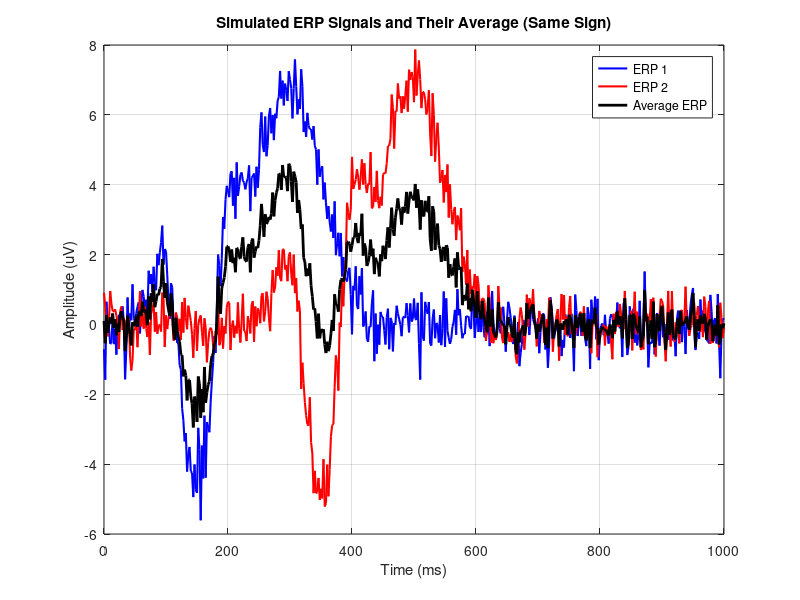

This chart was generated by the following MATLAB code:
% Sampling parameters
fs = 500; % sampling rate in Hz
t = 0:1/fs:1; % time vector from 0 to 1 second

% Define ERP components for the first signal: [latency(ms) amplitude width]
components1 = [
    100, 3, 20;   % P1 component at 100 ms
    150, -5, 30;  % N1 component at 150 ms
    200, 4, 20;   % P2 component at 200 ms
    300, 7, 50;   % P3 (P300) component at 300 ms
];

% Define ERP components for the second signal with 200 ms delay but same sign
components2 = [
    300, 3, 20;   % Same P1 component but delayed at 300 ms
    350, -5, 30;  % Same N1 component but delayed at 350 ms
    400, 4, 20;   % Same P2 component but delayed at 400 ms
    500, 7, 50;   % Same P3 component but delayed at 500 ms
];

% Initialize ERP signals
erp_signal1 = zeros(size(t));
erp_signal2 = zeros(size(t));

% Generate the first ERP signal
for i = 1:size(components1, 1)
    latency = components1(i, 1) / 1000;   % latency in seconds
    amplitude = components1(i, 2);
    width = components1(i, 3) / 1000;     % width in seconds
    
    % Generate Gaussian component and add it to the ERP signal
    component = amplitude * exp(-((t - latency).^2) / (2 * width^2));
    erp_signal1 = erp_signal1 + component;
end

% Generate the second ERP signal with the same sign as the first
for i = 1:size(components2, 1)
    latency = components2(i, 1) / 1000;   % latency in seconds
    amplitude = components2(i, 2);
    width = components2(i, 3) / 1000;     % width in seconds
    
    % Generate Gaussian component and add it to the ERP signal
    component = amplitude * exp(-((t - latency).^2) / (2 * width^2));
    erp_signal2 = erp_signal2 + component;
end

% Add random noise to simulate EEG background noise
noise_level = 0.5;
erp_signal1 = erp_signal1 + noise_level * randn(size(t));
erp_signal2 = erp_signal2 + noise_level * randn(size(t));

% Calculate the average ERP signal
erp_avg = (erp_signal1 + erp_signal2) / 2;

% Plot both ERP signals and their average
figure;
plot(t * 1000, erp_signal1, 'b', 'LineWidth', 1.5); hold on; % ERP1 in blue
plot(t * 1000, erp_signal2, 'r', 'LineWidth', 1.5); % ERP2 in red
plot(t * 1000, erp_avg, 'k', 'LineWidth', 2); % Average in black

xlabel('Time (ms)');
ylabel('Amplitude (uV)');
title('Simulated ERP Signals and Their Average (Same Sign)');
legend({'ERP 1', 'ERP 2', 'Average ERP'}, 'Location', 'Best');
grid on;
